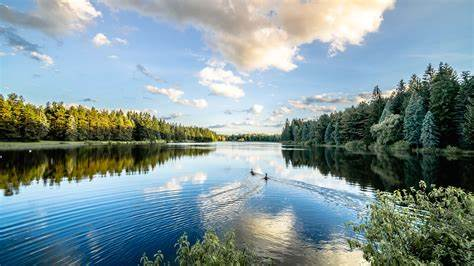
#> input picture Computer Vision/OIP.jpeg, 474 x 266 px
$ python 'image_into_black&white.py'
#> lines starting #> are read from the running program, lines starting #| are printed output that depends on the picture; after the words box and inside, x2 and y2 are one past the last pixel; in counts of white or black regions, pixels touching at a corner belong together
import imutils
import cv2
img=cv2.imread("OIP.jpeg")
#> img is the input picture: shape (266, 474, 3); mean B, G, R 151.7, 148.3, 127.6
grayImg=cv2.cvtColor(img,cv2.COLOR_BGR2GRAY)
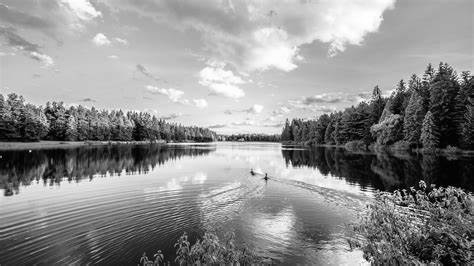
#> grayImg: shape (266, 474); min 0, max 255, mean 142.5
thresImg=cv2.threshold(grayImg,190,255,cv2.THRESH_BINARY)[1]
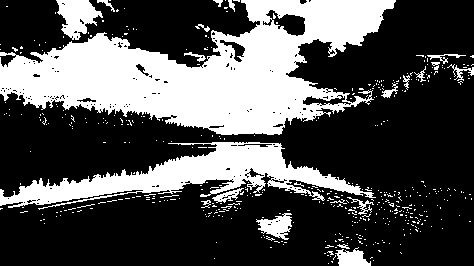
#> thresImg: shape (266, 474); 31.5% white; 468 white regions (447 under 20 px), largest, box (x1, y1, x2, y2) and area: (0, 0, 396, 135) 26534, (0, 142, 376, 210) 8780, (56, 0, 103, 40) 1097
cv2.imwrite("thresholdImage.jpeg",thresImg)
cv2.imshow("Image",img)
cv2.waitKey(0)
cv2.destroyAllWindows()

$ run again, with Computer Vision/face.jpeg copied over Computer Vision/OIP.jpeg
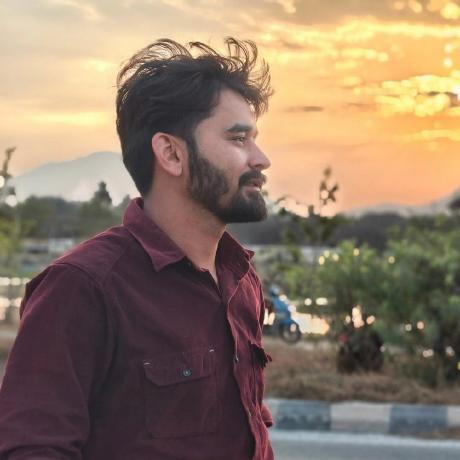
#> input picture Computer Vision/face.jpeg, 460 x 460 px
#> img is the input picture: shape (460, 460, 3); mean B, G, R 102.6, 120.9, 141.1
#> `grayImg=cv2.cvtColor(img,cv2.COLOR_BGR2GRAY)`:
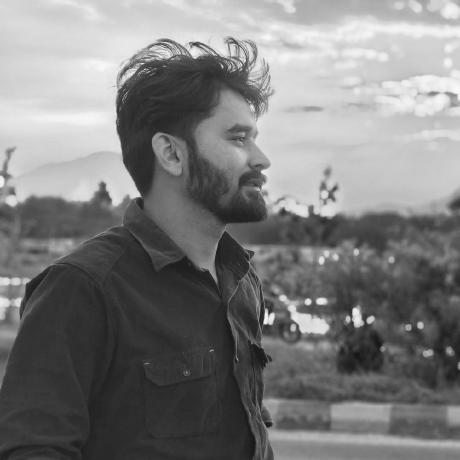
#> grayImg: shape (460, 460); min 16, max 252, mean 124.8
#> `thresImg=cv2.threshold(grayImg,190,255,cv2.THRESH_BINARY)[1]`:
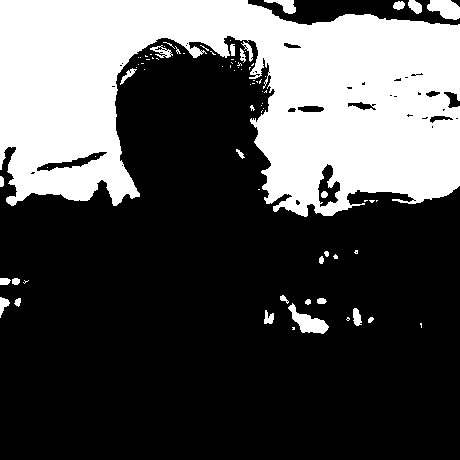
#> thresImg: shape (460, 460); 31.7% white; 81 white regions (55 under 20 px), largest, box (x1, y1, x2, y2) and area: (0, 0, 460, 217) 64258, (288, 303, 329, 334) 539, (427, 0, 460, 20) 467
